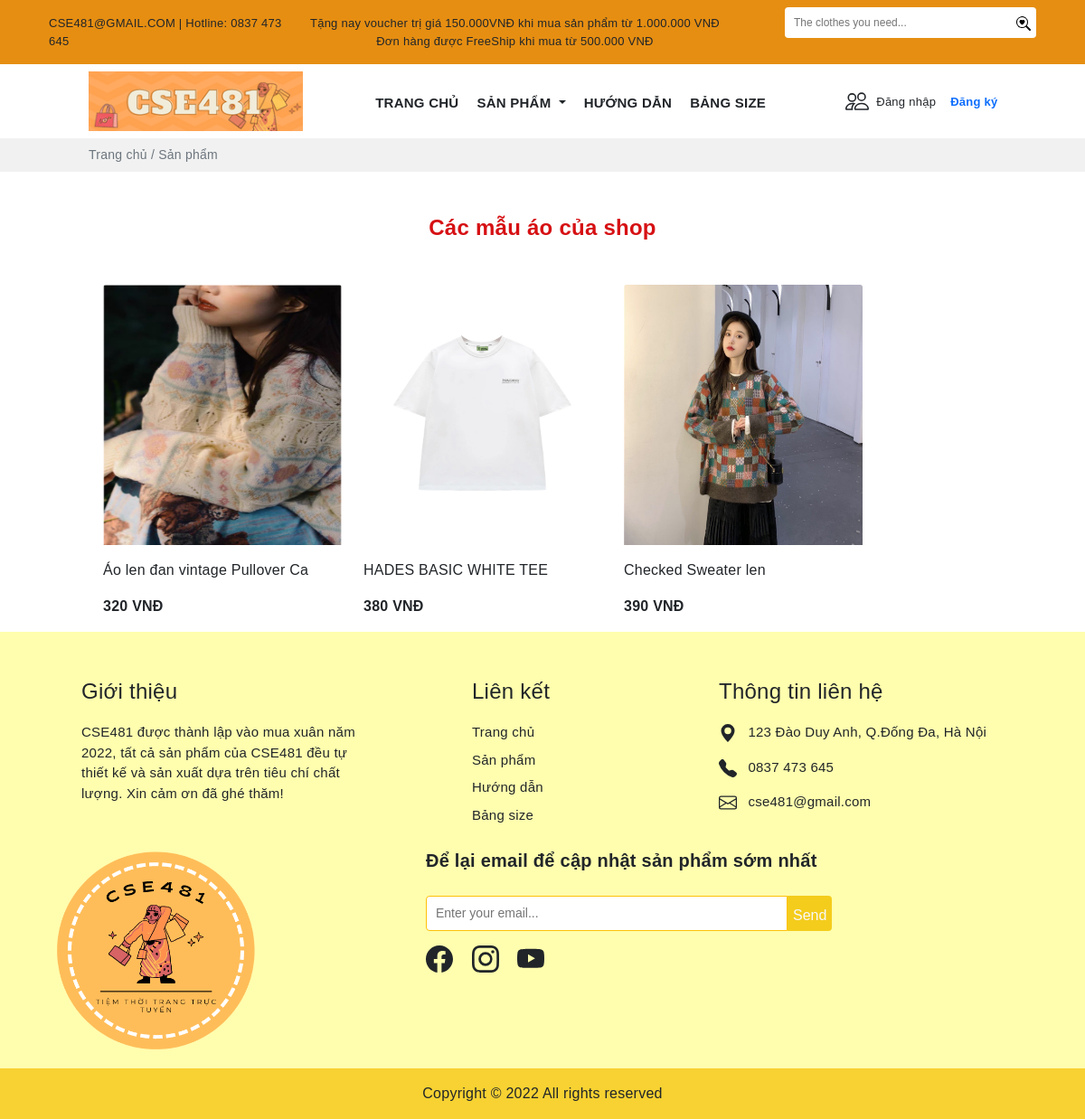
The page /product/top.php on the database as committed earlier.
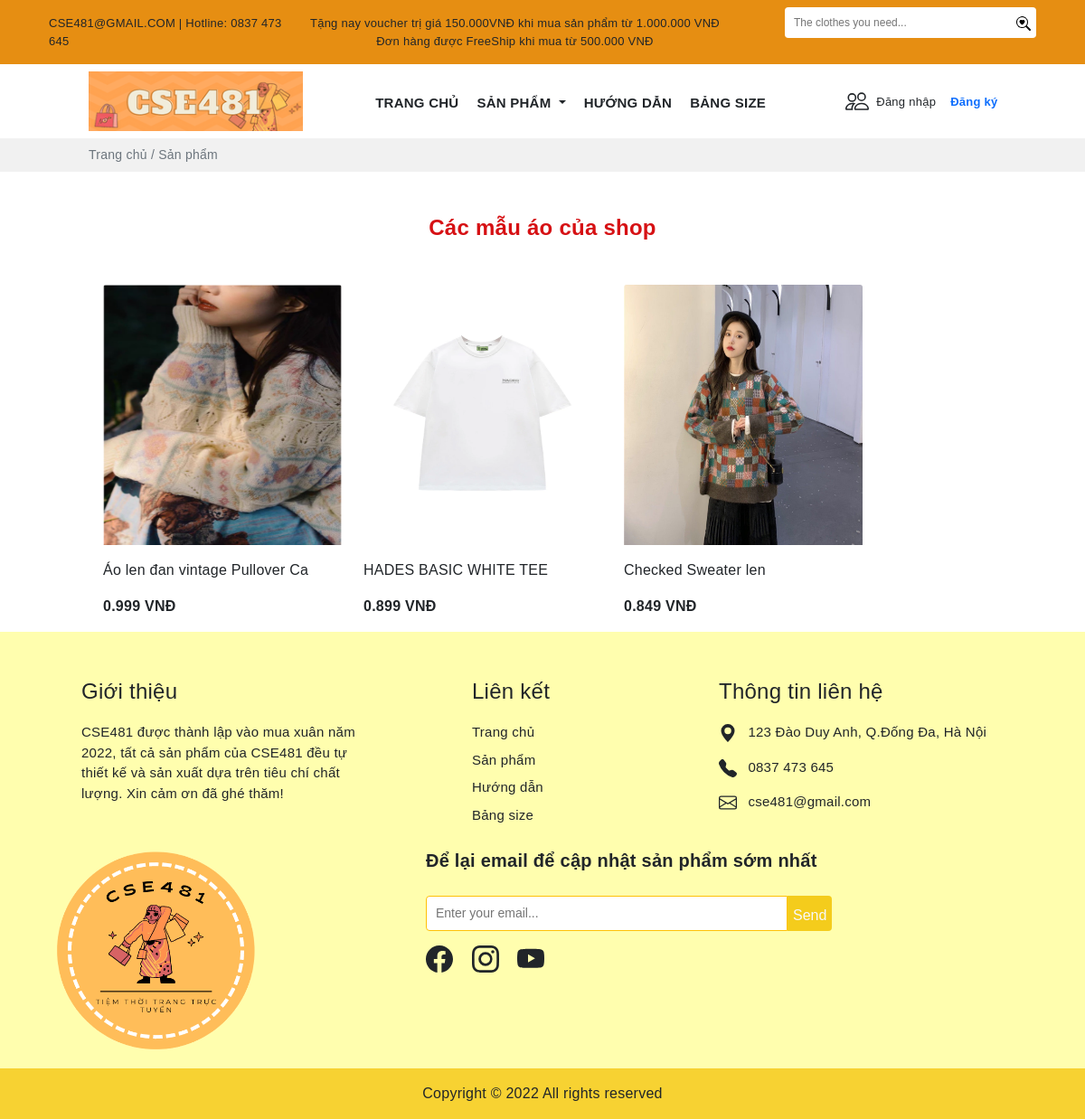
The same page on the database as committed later.
### tables this page shows
CREATE TABLE `sanpham` (
  `MaSP` varchar(10) NOT NULL,
  `TenSP` varchar(30) DEFAULT NULL,
  `MaLH` varchar(10) NOT NULL,
  `Giaban` double(3,3) DEFAULT NULL,
  `Gianhap` decimal(18,3) DEFAULT NULL,
  `Tylegiamgia` double(2,2) DEFAULT NULL,
  `Soluong` int(11) DEFAULT NULL,
  `Mota` varchar(500) DEFAULT NULL,
  `Trangthai` varchar(30) DEFAULT NULL,
  `img` varchar(30) DEFAULT NULL,
  `Ngaynhap` date NOT NULL
);

### product/top.php (the view, shortened to what the changed rows need)
<?php include('../config/database.php');
?>
<!DOCTYPE html>
<html lang="en">
<head>
    <link rel="stylesheet" href="https://cdn.jsdelivr.net/npm/bootstrap-icons@1.7.2/font/bootstrap-icons.css">
    <link href="https://cdn.jsdelivr.net/npm/bootstrap@5.1.3/dist/css/bootstrap.min.css" rel="stylesheet"
>
    <link rel="stylesheet" href="https://cdnjs.cloudflare.com/ajax/libs/OwlCarousel2/2.3.4/assets/owl.carousel.min.css"
 />
    <link rel="stylesheet"
        href="https://cdnjs.cloudflare.com/ajax/libs/OwlCarousel2/2.3.4/assets/owl.theme.default.min.css"
 />
    <link rel="stylesheet" href="../public/style.css">
</head>
<body>
    <section>
    <div class="container">
            <div class="px-5 mt-5">
                <div class="row d-flex  px-4 mt-5">
                    <?php
                            $sql1 = "SELECT *, sanpham.Giaban-(sanpham.Giaban*sanpham.Tylegiamgia) as Giagiam from loaihang,sanpham where loaihang.MaLH=sanpham.MaLH and loaihang.MaLH='LH01'";
                            $res1 = mysqli_query($conn, $sql1);
                            $count1 = mysqli_num_rows($res1);
                            if($count1>0)
                            {
                                while($row=mysqli_fetch_assoc($res1))
                                {
                        ?>
                    <div class="card me-0 border-0" style="width: 18rem;">
                        <img src="../img/<?php echo $row['img'];?>" class="img-fluid card-img-top" alt="...">
                        <div class="card-body px-0">
                            <p class="card-text"><?php echo $row['TenSP']; ?></p>
                            <p class="d-inline fw-bold"><?php echo $row['Giagiam']; ?> VNĐ</p>
                        </div>
                    </div>
                    <?php
                                }
                            }
                                ?>
                </div>
            </div>
        </div>
    </section>
</body>
</html>

Rows that differ between the two databases and show on the page:
changed sanpham "Áo len đan vintage Pullover Ca": Giagiam "320" → "0.999"
changed sanpham "HADES BASIC WHITE TEE": Giagiam "380" → "0.899"
changed sanpham "Checked Sweater len": Giagiam "390" → "0.849"
